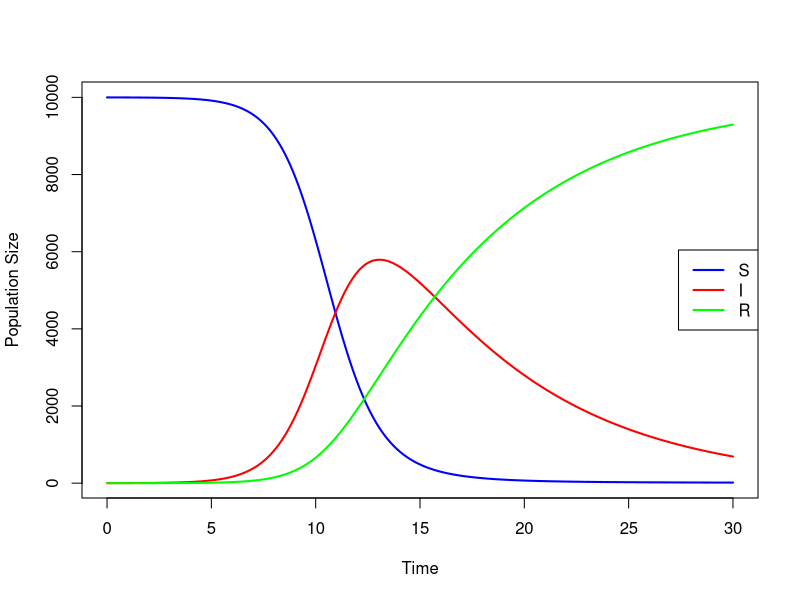
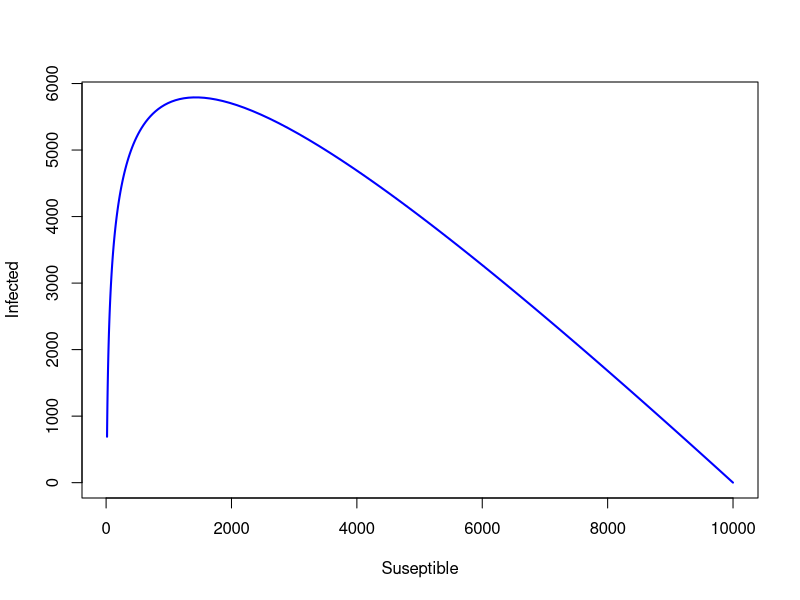
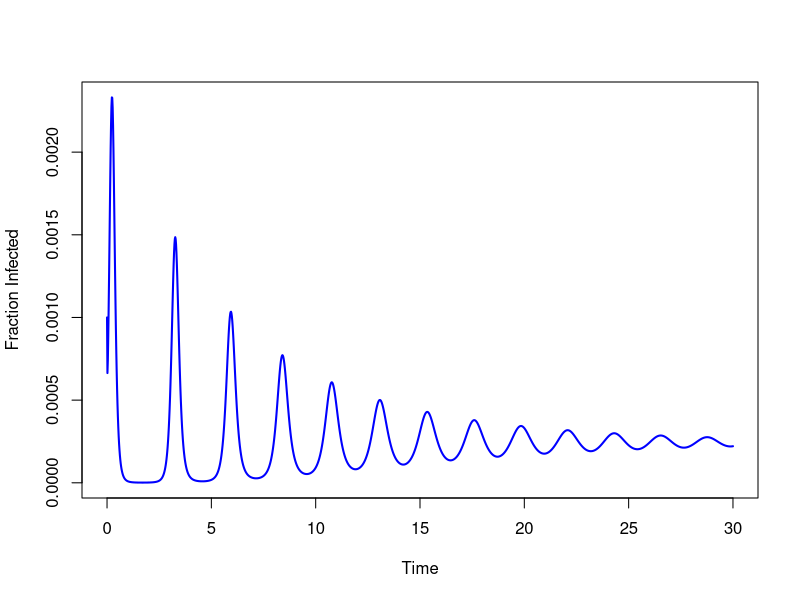
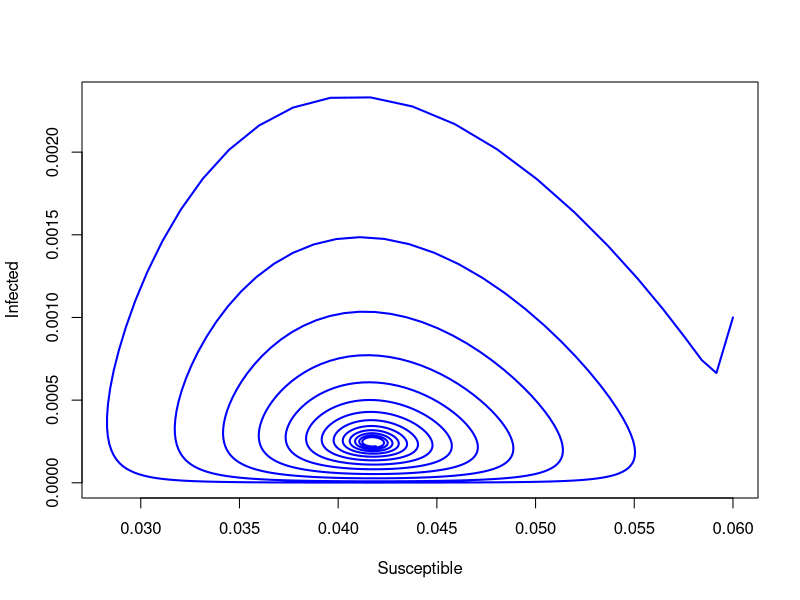
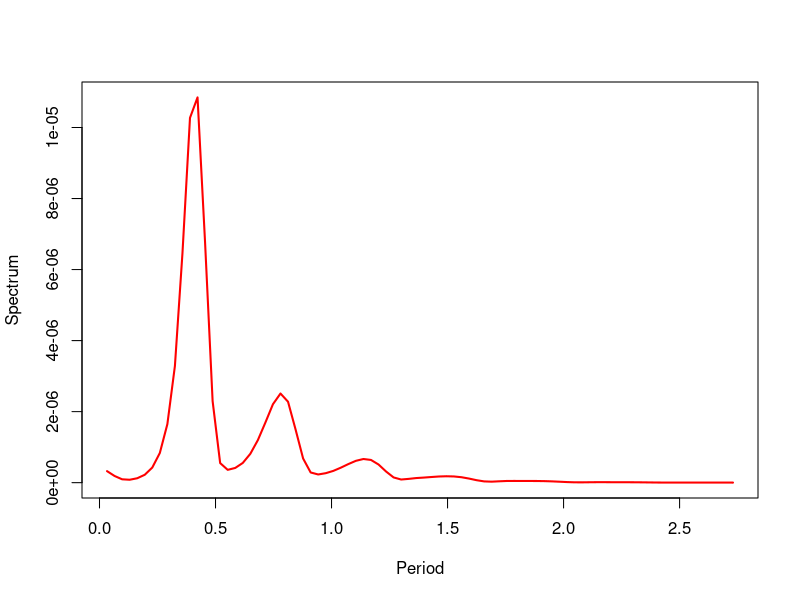
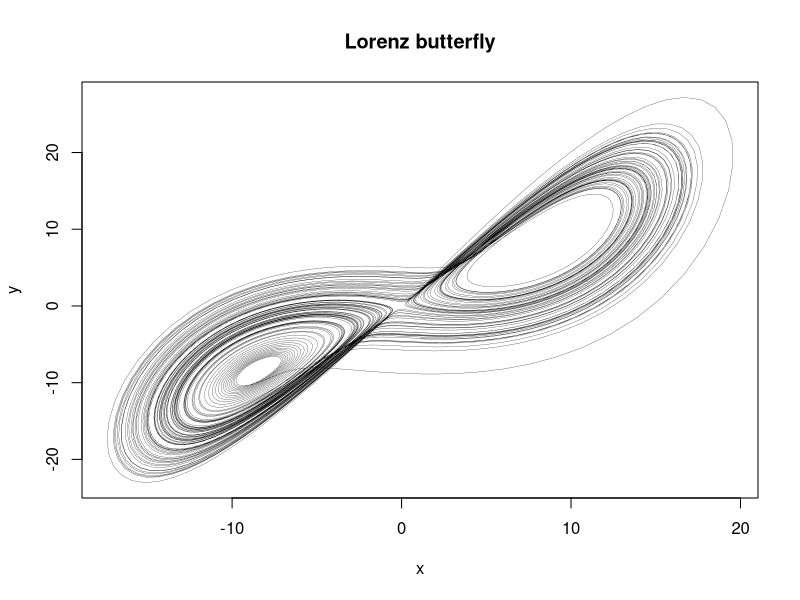
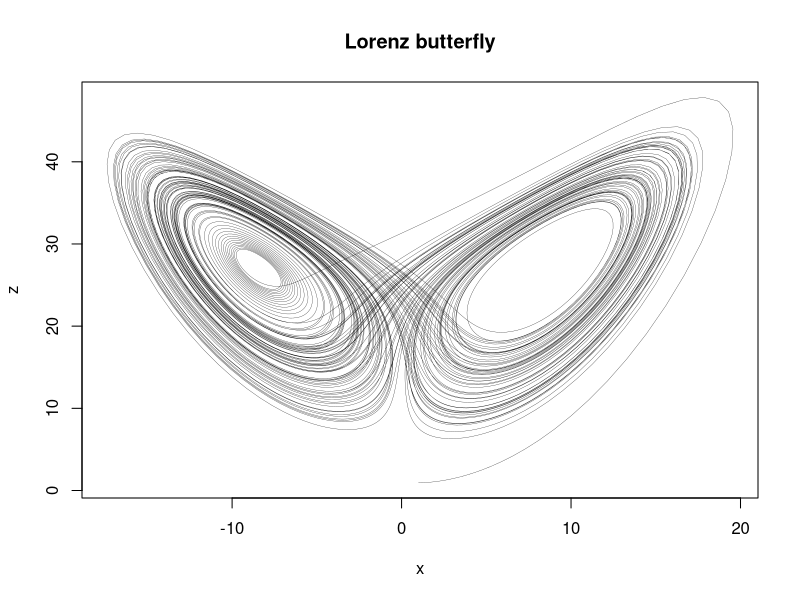
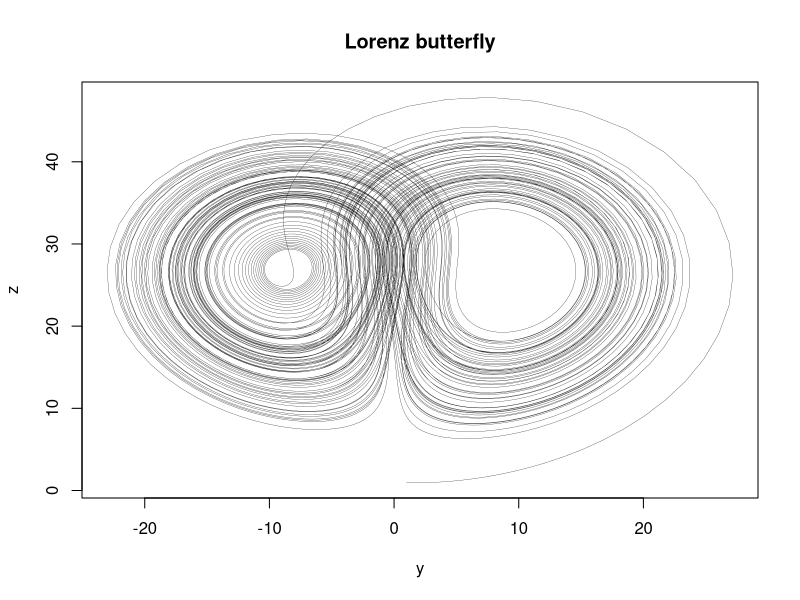

Source code (R) for these figures, in order:
## ---- chunk 1
knitr::opts_chunk$set(echo = TRUE)
## ---- chunk 2
## if you haven't already
#install.packages(deSolve)
require(deSolve)
sir <- function(t,x,parms){
    S <- x[1]
    I <- x[2]
    R <- x[3]
  with(as.list(parms),
{
    dS <- -beta*S*I
    dI <- beta*S*I - nu*I
    dR <- nu*I
    res <- c(dS,dI,dR)
  list(res)
})
}
## ---- chunk 3
N <- 1e4
parms <- c(N=N,beta=0.0001, nu = 1/7)
times <- seq(0,30,0.1)
x0 <- c(N-1,1,0)
stateMatrix <- as.data.frame(lsoda(x0,times,sir,parms))

colnames(stateMatrix) <- c("time","S","I","R")
plot(stateMatrix[,"time"], stateMatrix[,"S"], type="l", lwd=2, col="blue",
     xlab="Time", ylab="Population Size")
lines(stateMatrix[,"time"], stateMatrix[,"I"], col="red", lwd=2)
lines(stateMatrix[,"time"], stateMatrix[,"R"], col="green", lwd=2)
legend("right", c("S","I","R"), col=c("blue","red","green"), lwd=2)
## ---- chunk 4
plot(stateMatrix[,"S"], stateMatrix[,"I"], type="l", lwd=2, col="blue",
     xlab="Suseptible", ylab="Infected")
## ---- chunk 5
seir <- function(t,x,parms){
    S <- x[1]
    E <- x[2]
    I <- x[3]
    R <- x[4]
  with(as.list(parms),{
    dS <- mu*(N*(1-p)-S) - beta*S*I/N
    dE <- beta*S*I/N - (mu + sigma)*E
    dI <- sigma*E-(mu+gamma)*I
    dR <- gamma*I-mu*R+ mu*N*p
    res <- c(dS,dE,dI,dR)
    list(res)
  })
}

times <-  seq(0, 30, by = 1/52)
parms <-  c(mu = 1/75, N = 1, p = 0, beta = 1250, sigma = 365/7, gamma = 365/7)
xstart = c(S = 0.06, E = 0, I = 0.001, R = 0)
stateMatrix <-  as.data.frame(lsoda(xstart, times, seir, parms))
##
colnames(stateMatrix) <- c("time","S","E", "I","R")
plot(stateMatrix[,"time"], stateMatrix[,"I"], type="l", lwd=2, col="blue",
     xlab="Time", ylab="Fraction Infected")
## ---- chunk 6
plot(stateMatrix[,"S"], stateMatrix[,"I"], type="l", lwd=2, col="blue",
     xlab="Susceptible", ylab="Infected")
## ---- chunk 7
spec <- spectrum(stateMatrix$I, log="no", spans=c(2,2), plot=FALSE)
delta <- 1/52
plot(spec$freq[1:84]/delta, 2*spec$spec[1:84], type="l", lwd=2, col="red", xlab="Period", ylab="Spectrum")
fmax <- which(spec$spec==max(spec$spec))
1/spec$freq[fmax]
## ---- chunk 8
lorenz <- function(t, state, p) {
    with(as.list(c(state, parms)), {

        dx <- sigma*(y - x)
        dy <- x*(rho - z) - y
        dz <- x*y - beta*z

        list(c(dx, dy, dz))
    })
}

parms <- c(sigma=10, beta=8/3, rho=28)
y0 <- c(x = 1, y = 1, z = 1)
y0p <- y0 + c(1e-6, 0, 0)
times <- seq(0, 100, 0.01)

out <- ode(y = y0, times = times, func = lorenz, parms = parms)
out2 <- ode(y = y0p, times = times, func = lorenz, parms = parms)

plot(out[,"x"], out[,"y"], type="l", lwd=0.25, main = "Lorenz butterfly", xlab = "x", ylab = "y")
plot(out[,"x"], out[,"z"], type="l", lwd=0.25, main = "Lorenz butterfly", xlab = "x", ylab = "z")
plot(out[,"y"], out[,"z"], type="l", lwd=0.25, main = "Lorenz butterfly", xlab = "y", ylab = "z")
